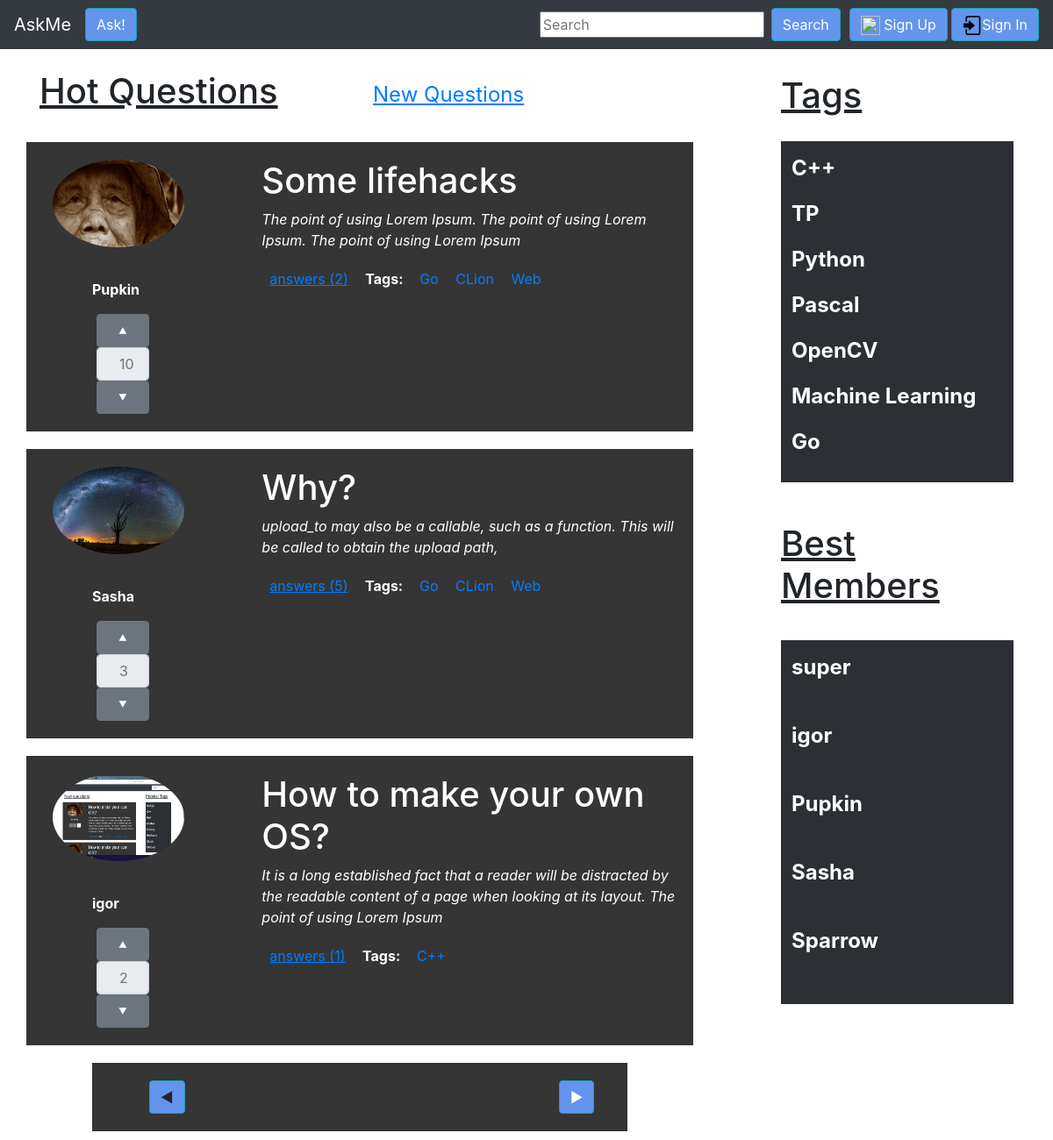
/hot/, run on the app's committed database.
### questions/models.py (models this page shows, shortened)
class Question(models.Model):
    author = models.ForeignKey(Profile, blank=True, on_delete=models.DO_NOTHING)
    title = models.CharField(max_length=64)
    text = models.TextField()
    rating = models.IntegerField(null=True)
    created = models.DateTimeField(auto_now_add=True)
    objects = ModelManager()
    answers_count = models.IntegerField()

class Profile(models.Model):
    user = models.OneToOneField(User, on_delete=models.DO_NOTHING)
    rating = models.IntegerField()
    avatar = models.ImageField(upload_to='', blank=True)
    def __str__(self):
        return self.user.username

class Tag(models.Model):
    title = models.CharField(max_length=64)
    question = models.ManyToManyField(Question, related_name="tags", related_query_name="tag")
    objects = ModelManager()
    def __str__(self):
        return self.title

### questions/views.py (the view)
# urls.py: url(r'^hot/$', questions.views.hot, name='hot'),
def hot(request):
    questions = Question.objects.hot()
    questions = paginate(questions, request)
    _id = 2
    context = {
        'questions': questions,
        'id_': _id,
        'tags': Tag.objects.all()[:7],
        'users': User.objects.all()[:5],
    }
    return render(request, 'hot.html', context)

### questions/models.py (called while the page is built)
    def hot(self):
        return self.order_by('-rating')

### questions/views.py (called while the page is built)
def paginate(objects_list, request):
    paginator = Paginator(objects_list, 3)
    try:
        questions = paginator.page(request.GET.get('page'))
    except PageNotAnInteger:
        questions = paginator.page(1)
    except EmptyPage:
        questions = paginator.page(1)
    return questions

### templates/hot.html (shortened to what this page needs)
{%  extends 'base.html' %}
    {% block header %}
        <div class="row">
            <div class="col-lg-6">
                <h1><u>Hot Questions</u></h1>
            </div>
        <div class="col-lg-6 askme-hot">
            <p><a href={% url 'index' %}><u>New Questions</u></a></p>
        </div>
        </div>
    {% endblock %}
    {% block left-content %}
        {% include 'question_listing.html' %}
    {% endblock %}
    {% block bottom %}
        <div class="container-fluid ">
            <div class="row askme-pagination" style="">
                <div class="col-lg-1">
                <a class="btn btn-info askme-btn"{% if questions.has_previous %} href="?page={{ questions.previous_page_number }}" {% else %} disabled {% endif %}>◄</a>
                </div>
                <div class="col-lg-2">
                    <a class="btn btn-info askme-btn"{% if questions.has_next %} href="?page={{ questions.next_page_number }}" {% else %} disabled {% endif %}>►</a>
                </div>
            </div>
        </div>
    {% endblock %}

### templates/base.html (shortened to what this page needs)
{% load static %}
<!doctype html>
<html lang="en">
  <head>
    <link href="{% static "css/bootstrap.min.css" %}" rel="stylesheet">
    <link href="{% static "css/askme.css"%}" rel="stylesheet">
  </head>
  <body>
    <nav class="navbar navbar-expand-md navbar-dark fixed-top bg-dark">
      <a class="navbar-brand" href={% url "index" %}>AskMe</a>
      <div class="collapse navbar-collapse" id="navbarCollapse">
        <ul class="navbar-nav mr-auto">
          <li class="nav-item active">
              <a class="btn btn-info askme-btn" href={% url 'ask' %}>Ask!</a>
          </li>
        </ul>
        <form method='post' action="{% url 'search' %}" class="form-inline askme-navbar-search">
          <input class="form-group mr-sm-2" name="tag" type="text" placeholder="Search" aria-label="Search">
          <button style="margin-right: 5px;" class="btn btn-info  askme-btn my-2 my-sm-0" type="submit">Search</button>
        </form>
          {% if user.is_authenticated %}
            {% include 'auth-header.html' %}
          {% else %}
            {% include 'not-auth-header.html' %}
          {% endif %}
        </div>
    </nav>
    <main role="main" class="container">
      <div class="row">
        <div class="col-lg-8">
            <div class="askme-main-content-header">
              {% block header %}
              {% endblock %}
            </div>
            {% block left-content %}
            {% endblock %}
        </div>
          <div class="col-lg-4 askme-menu-bar">
        <h1 class="askme-menu-bar-top-offset"><u>Tags</u></h1>
        <table class="table table-striped table-dark">
        <th scope="col">
        {%for t in tags %}
            <p><a href={% url 'tag' t %}><span class="askme-menu-bar-tag">{{ t }}</span></a></p>
        {% endfor %}
        </th>
        </table>
        <h1 class="askme-menu-bar-space2"><u>Best Members</u></h1>
        <table class="table table-striped table-dark">
        <th scope="col">
        {% for u in users %}
            <p><span class="askme-menu-bar-memb1-tag">{{ u }}</span></p>
            <p class="askme-menu-bar-space1"></p>
        {% endfor %}
        </th>
        </table>
</div>
      </div>
    </main>
    {% block bottom %}
    {% endblock %}
  </body>
</html>

### templates/question_listing.html
{% load static %}
{% for question in questions %}
    <div class="row askme-main-content-question-block" id = "{{ question.id }}">
      <div class="col-lg-4">
        <img {% if question.author.avatar %}
        src="{{ question.author.avatar.url }}"
        {% else %}
        src="{% static 'img/user.png' %}" {% endif %}
                width="150" height="100" class="askme-main-content-avatar" style="border-radius: 50%;">
        <p style="margin-right: 40px" align="center" class="askme-main-content-username">
            <p class="font-weight-bold askme-main-content-question-block-username">{{ question.author }}</p></p>
        <div class="row input-group">
            <div class="col-lg-6"  style="margin-left: 65px">
              <a type="button" href = "{% url 'question_like' question.id id_%}"
                      class="btn btn-secondary askme-main-content-question-block-input-btn2">⯅
              </a>
              <input type="text" class="form-control askme-main-content-question-block-input" placeholder={{ question.rating }} readonly>
              <a type="button" href = "{% url 'question_dislike' question.id id_%}"
                      class="btn btn-secondary askme-main-content-question-block-input-btn2">⯆
              </a>
            </div>
        </div>
      </div>
      <div class="col-lg-8">
        <h1 class="askme-main-content-arcticle-title">{{ question.title }}</h1>
        <p class="font-italic askme-main-content-question-block-article">
            {{ question.text }}
        </p>
        <ul class="hr">
          <li><a href={% url 'answer' question.id %}><u>answers ({{ question.answers_count }})</u></a> </li>
          <li class="font-weight-bold askme-main-content-arcticle-title">Tags: </li>
            {% for t in question.tags.all %}
                <li><a href={% url 'tag' t %}>{{ t }}</a></li>
            {% endfor %}
        </ul>
      </div>
</div>
{% endfor %}

### static/css/askme.css (style rules this page uses)
body { padding-top: 5rem; }
.askme-hot { font-size: 150%; padding-top: 10px; }
.askme-btn { background: cornflowerblue; }
.askme-navbar-search { padding-right: 0px; }
.askme-menu-bar { padding-top: 5px; padding-left: 100px; }
.askme-menu-bar-tag { text-align: left; color: white; font-size: 150%; }
.askme-menu-bar-memb1-tag { font-size: 150%; text-align: left; color: white; }
.askme-menu-bar-space1 { padding-bottom: 10px; }
.askme-menu-bar-space2 { padding-top: 30px; padding-bottom: 30px; }
.askme-menu-bar-top-offset { padding-bottom: 20px; }
.askme-main-content-header { margin-bottom: 20px; }
.askme-main-content-question-block { padding-top: 20px; background: #353535; margin-bottom: 20px; height: 330px; }
.askme-pagination { padding-top: 20px; background: #353535; padding-bottom: 20px; padding-left: 50px; margin-bottom: 10px; margin-right: 470px; margin-left: 90px; }
.askme-main-content-avatar { margin-left: 15px; border-radius: 50%; }
.askme-main-content-username { padding-top: 20px; color: white; }
.askme-main-content-question-block-input { width: 60px; padding-left: 25px; }
.askme-main-content-question-block-input-btn2 { width: 60px; }
.askme-main-content-question-block-username { padding-left: 60px; color: white; }
.askme-main-content-question-block-article { color: white; }
.askme-main-content-arcticle-title { color: white; }
ul.hr { padding: 4px; }
ul.hr li { display: inline; margin-right: 5px; padding: 5px; color: white; }

### data on the page
Question: author.avatar (picture), author "Pupkin", rating "10", title "Some lifehacks", text "The point of using Lorem Ipsum. The point of using Lorem Ipsum. The point of using Lorem Ipsum", answers_count "2"
Tag: title "Go"
Tag: title "CLion"
Tag: title "Web"
Question: author.avatar (picture), author "Sasha", rating "3", title "Why?", text "upload_to may also be a callable, such as a function. This will be called to obtain the upload path,", answers_count "5"
Question: author.avatar (picture), author "igor", rating "2", title "How to make your own OS?", text "It is a long established fact that a reader will be distracted by the readable content of a page when looking at its layout. The point of using Lorem Ipsum", answers_count "1"
Tag: title "C++"
Tag: title "TP"
Tag: title "Python"
Tag: title "Pascal"
Tag: title "OpenCV"
Tag: title "Machine Learning"

### other printed values
{{ u }} "super"
{{ u }} "igor"
{{ u }} "Pupkin"
{{ u }} "Sasha"
{{ u }} "Sparrow"
